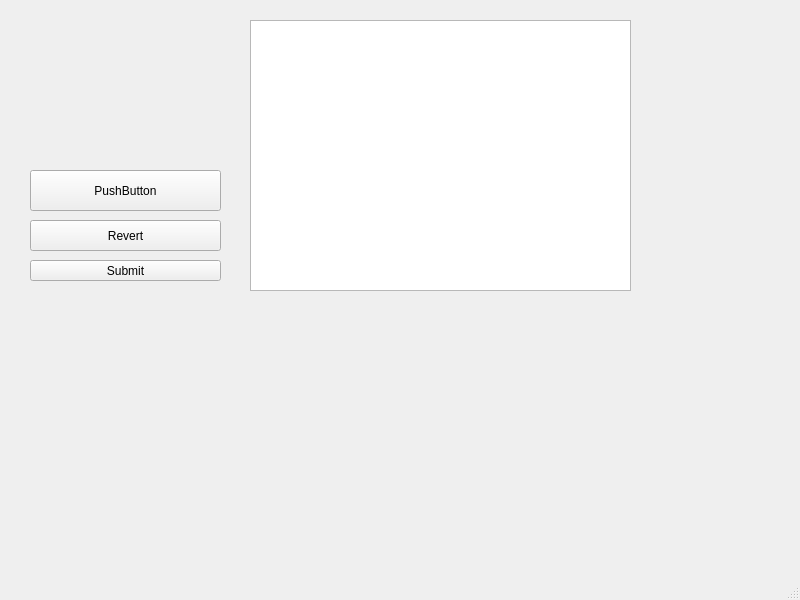
<?xml version="1.0" encoding="UTF-8"?>
<ui version="4.0">
 <class>MainWindow</class>
 <widget class="QMainWindow" name="MainWindow">
  <property name="geometry">
   <rect>
    <x>0</x>
    <y>0</y>
    <width>800</width>
    <height>600</height>
   </rect>
  </property>
  <property name="windowTitle">
   <string>MainWindow</string>
  </property>
  <widget class="QWidget" name="centralwidget">
   <widget class="QPushButton" name="pushButton">
    <property name="geometry">
     <rect>
      <x>30</x>
      <y>170</y>
      <width>191</width>
      <height>41</height>
     </rect>
    </property>
    <property name="text">
     <string>PushButton</string>
    </property>
   </widget>
   <widget class="QPushButton" name="btnRevert">
    <property name="geometry">
     <rect>
      <x>30</x>
      <y>220</y>
      <width>191</width>
      <height>31</height>
     </rect>
    </property>
    <property name="text">
     <string>Revert</string>
    </property>
   </widget>
   <widget class="QPushButton" name="btnSubmit">
    <property name="geometry">
     <rect>
      <x>30</x>
      <y>260</y>
      <width>191</width>
      <height>21</height>
     </rect>
    </property>
    <property name="text">
     <string>Submit</string>
    </property>
   </widget>
   <widget class="QTableView" name="tableView">
    <property name="geometry">
     <rect>
      <x>250</x>
      <y>20</y>
      <width>381</width>
      <height>271</height>
     </rect>
    </property>
   </widget>
  </widget>
  <widget class="QMenuBar" name="menubar">
   <property name="geometry">
    <rect>
     <x>0</x>
     <y>0</y>
     <width>800</width>
     <height>21</height>
    </rect>
   </property>
  </widget>
  <widget class="QStatusBar" name="statusbar"/>
 </widget>
 <resources/>
 <connections/>
</ui>
